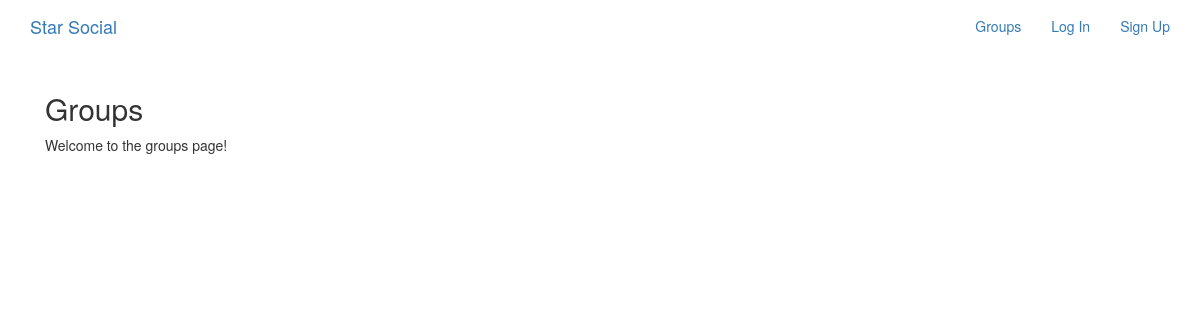
Before: /groups/ with the older database file.
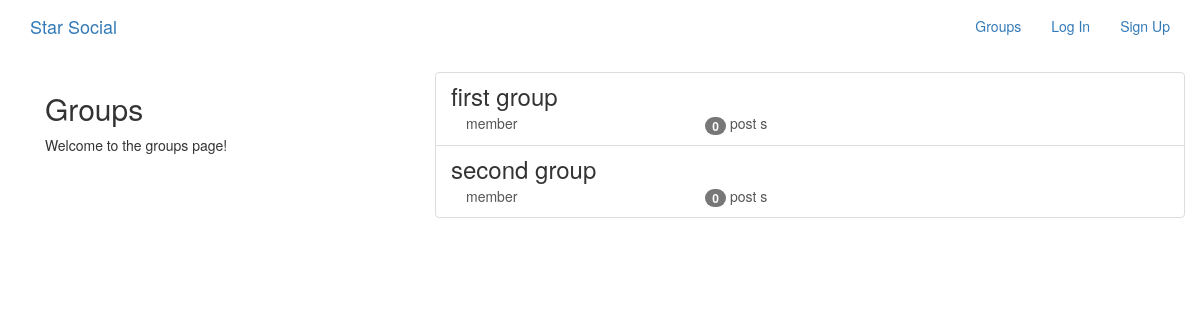
After: the same page with the newer database file.
### groups/models.py (models this page shows, shortened)
class Group(models.Model):
    name = models.CharField(max_length=255, unique=True)
    slug = models.SlugField(allow_unicode=True,unique=True)
    description = models.TextField(blank=True,default='')
    description_html = models.TextField(editable=False,default='',blank=True)
    members = models.ManyToManyField(User,through='GroupMember')
    class Meta:
        ordering = ['name']

### groups/views.py (the view)
class ListGroups(generic.ListView):
    model = Group

### groups/templates/groups/group_list.html (shortened to what this page needs)
{% extends "groups/group_base.html" %}
{% block pregroup %}
<div class="col-md-4">
    <div class="content">
        <h2>Groups</h2>
        <p>Welcome to the groups page!</p>
    </div>
</div>
{% endblock %}
{% block group_content %}
<div class="col-md-8">
    <div class="list_group">
        {% for group in object_list %}
        <a class="list-group-item" href="{% url 'groups:single' slug=group.slug %}">
            <h3 class="title list-group-item-heading">{{group.name}}</h3>
            <div class="list-group-item-text container-fluid">
                <div class="row">
                    <div class="col-md-4">
                        member {{ group.member.count| pluralize}}
                    </div>
                    <div class="col-md-4">
                        <span class="badge">{{group.posts.count}}</span>
                        post {{ group.posts.count| pluralize}}
                    </div>
                </div>
            </div>
        </a>
        {% endfor %}
    </div>
</div>
{% endblock %}

Changed rows visible on the page:
added Group: name "first group", posts.count "0", posts.count|pluralize "s"
added Group: name "second group", posts.count "0", posts.count|pluralize "s"
